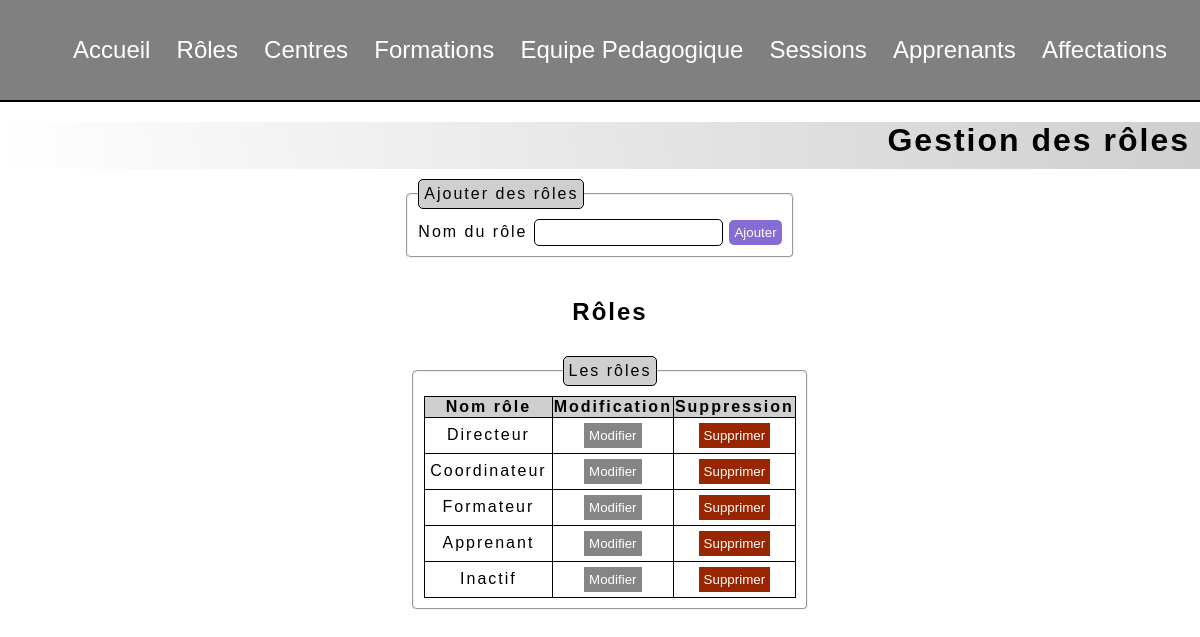
The app's page /php/index.php?page=roles with its own data.
### tables this page shows
CREATE TABLE `role` (
  `id_role` int NOT NULL,
  `nom_role` varchar(255) DEFAULT NULL
);

### php/roles.php (the view, shortened to what this page needs)
<?php
if (isset($_GET["page"]) && $_GET["page"] == "roles") {
?>
    <main>
        <h1>Gestion des rôles</h1>
        <form method="POST">
            <fieldset>
                <legend>Ajouter des rôles</legend>
                <label for="nomRole">Nom du rôle</label>
                <input type="text" name="nomRole" id="nomRole">
                <input type="submit" name="submitRole" value="Ajouter">
            </fieldset>
        </form>
        <article>
            <h2>Rôles</h2>
            <?php
            function affichage($table){
                return "SELECT * FROM $table";
            }
            $sql = affichage("`role`");
            $requete = $bdd->query($sql);
            $results = $requete->fetchAll(PDO::FETCH_ASSOC);
            ?>
            <form method="POST">
                <fieldset>
                    <legend>Les rôles</legend>
                    <table>
                        <thead>
                            <tr>
                                <th>Nom rôle</th>
                                <th>Modification</th>
                                <th>Suppression</th>
                            </tr>
                        </thead>
                        <tbody>
                            <?php
                            foreach ($results as $value) {
                                echo '
                                <input type="hidden" name="idRole' . $value['id_role'] . '" value="' . $value['id_role'] . '">
                                <tr>
                                <td>' . htmlspecialchars($value['nom_role'], ENT_QUOTES, 'UTF-8') . '</td>
                                <td><button type="button" onclick="window.location.href=\'?page=roles&type=modifier&id=' . $value['id_role'] . '" class="modifier">Modifier</button></td>
                                <td><button type="submit" name="deleteRole" value="' . $value['id_role'] . '" class="supprimer">Supprimer</button></td>';
                            }
                            ?>
                        <?php
                    }
                        ?>
                        </tr>
                        </tbody>
                    </table>
                </fieldset>
            </form>
        </article>
    </main>

### php/style.css (style rules this page uses)
* { font-family: Verdana, Geneva, Tahoma, sans-serif, Cochin, Georgia, Times, 'Times New Roman', serif; }
body { margin: 0; }
main { letter-spacing: 2px; margin-top: 20px; }
h1 { text-align: right; letter-spacing: 2px; margin: 0; padding: 0 10px 10px 20px; margin-top: 20px; background: rgb(207, 207, 207); background: linear-gradient(265deg, rgba(207, 207, 207, 1) 0%, rgba(255, 255, 255, 1) 100%); }
form { display: flex; align-items: center; flex-direction: column; flex-wrap: wrap; }
article { width: 100%; text-align: center; padding: 10px; }
fieldset { border-radius: 5px; width: fit-content; padding: 10px; margin: 10px; }
input, select { border-radius: 5px; padding: 5px; text-align: center; border: 1px solid black; }
legend { border: 1px solid black; border-radius: 5px; background-color: #cfcfcf; padding: 5px; }
table { border-collapse: collapse; width: 10%; margin: auto; }
thead { background-color: #cfcfcf; }
th, td { text-align: center; border: 1px solid black; border-collapse: collapse; }
td { padding: 5px; }
.supprimer { background-color: #982600; border: none; color: white; padding: 5px; cursor: pointer; }
input[type="submit"] { background-color: #856dd3; color: white; border: none; padding: 5px; cursor: pointer; }
.modifier { background-color: #858585; padding: 5px; color: white; cursor: pointer; border: none; }

### records on screen
role: nom_role "Directeur", $value['id_role'] 1 (drawn)
role: nom_role "Coordinateur", $value['id_role'] 2 (drawn)
role: nom_role "Formateur", $value['id_role'] 3 (drawn)
role: nom_role "Apprenant", $value['id_role'] 4 (drawn)
role: nom_role "Inactif", $value['id_role'] 5 (drawn)
